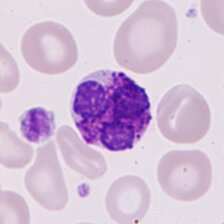
#> input picture Capstone_3/Data/PBC_dataset_normal_DIB_224/basophil/BA_178345.jpg, 224 x 224 px, found by its file name; its folder holds only this picture in this run
$ jupyter execute --allow-errors WBC_recognition_EDA.ipynb
#> lines starting #> are read from the running program, lines starting #| are printed output that depends on the picture
[cell 1]
import numpy as np
import matplotlib.pyplot as plt
import matplotlib.image as mpimg
import pandas as pd
from PIL import Image, ImageOps
import os

[cell 2]
#We want to resize all images in the test folders so they are lower resolution.
#We also want to make them gray scale to reduce the number of channels.

def process_images(input_folder, output_folder, target_size):
    """
    resizes all images in greyscale in an input folder and saves them to an output folder.

    Args:
        input_folder (str): Path to the folder containing original images.
        output_folder (str): Path to the folder where processed images will be saved.
        target_size (tuple): A 2-tuple defining the target size (width, height) for resizing.
    """
#> called with output_folder = '..\\Data\\Train_altered\\basophil\\', target_size = (100, 100)

    if not os.path.exists(output_folder):
        os.makedirs(output_folder)

    for filename in os.listdir(input_folder):
        if filename.lower().endswith(('.png', '.jpg', '.jpeg', '.gif', '.bmp')):
            input_path = os.path.join(input_folder, filename)
            output_path = os.path.join(output_folder, filename)

            try:
                with Image.open(input_path) as img:
                    # Use ImageOps.grayscale() for a more reliable conversion
#> img is the input picture: PIL image 224x224 RGB; mean R, G, B 210.5, 189.9, 214.5
                    processed_img = ImageOps.grayscale(img)
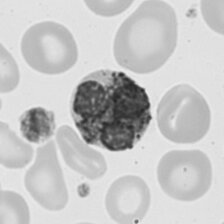
#> processed_img: PIL image 224x224 L; min 36, max 240, mean 198.9


                    # Resize the processed image
                    resized_img = processed_img.resize(target_size, Image.LANCZOS) # Use LANCZOS for high-quality downsampling

                    # Save the processed image
                    resized_img.save(output_path)
                    print(f"Processed: {filename}")
            except Exception as e:
                print(f"Error processing {filename}: {e}")

[cell 3]
# process all files in folder list to greyscale and resize to 64x64
cell_types = [
    'basophil',
    'eosinophil',
    'Ig',
    'lymphocyte',
    'monocyte',
    'neutrophil'
]

# Define the target size for resizing (width, height)
target_dimensions = (100, 100)

#> (the rest of this cell did not finish here and is left out)

[cell 4]
#We want to resize all images in the test folders so they only contain the WBC and are lower resolution.
#We also want to keep them RBC.

def process_imagesRBG(input_folder, output_folder, target_size):
    """
    resizes all images in color in an input folder and saves them to an output folder.

    Args:
        input_folder (str): Path to the folder containing original images.
        output_folder (str): Path to the folder where processed images will be saved.
        target_size (tuple): A 2-tuple defining the target size (width, height) for resizing.
    """

    if not os.path.exists(output_folder):
        os.makedirs(output_folder)

    for filename in os.listdir(input_folder):
        if filename.lower().endswith(('.png', '.jpg', '.jpeg', '.gif', '.bmp')):
            input_path = os.path.join(input_folder, filename)
            output_path = os.path.join(output_folder, filename)

            try:
                with Image.open(input_path) as img:
                    # Use ImageOps.grayscale() for a more reliable conversion
                    processed_img = img.convert('RGB')


                    # Resize the cropped image
                    resized_img = processed_img.resize(target_size, Image.LANCZOS) # Use LANCZOS for high-quality downsampling

                    # Save the processed image
                    resized_img.save(output_path)
                    print(f"Processed: {filename}")
            except Exception as e:
                print(f"Error processing {filename}: {e}")

All of our WBC images are resized to color and grey scale

#> (a cell that did not finish here is left out)

[cell 6]
# also want to make a copy of colored images cropped and resized

# process all files in folder list
cell_types = [
    'basophil',
    'eosinophil',
    'Ig',
    'lymphocyte',
    'monocyte',
    'neutrophil'
]
#> cell_types = ['basophil', 'eosinophil', 'Ig', 'lymphocyte', 'monocyte', 'neutrophil']
#> `output_directory = "..\\Data\\Train_alteredRBG\\"+folder+"\\"`: output_directory = '..\\Data\\Train_alteredRBG\\basophil\\'

# Define the target size for resizing (width, height)
target_dimensions = (100, 100)

# --- Run the processing ---
#> (the rest of this cell did not finish here and is left out)

    print("Image processing complete.")
